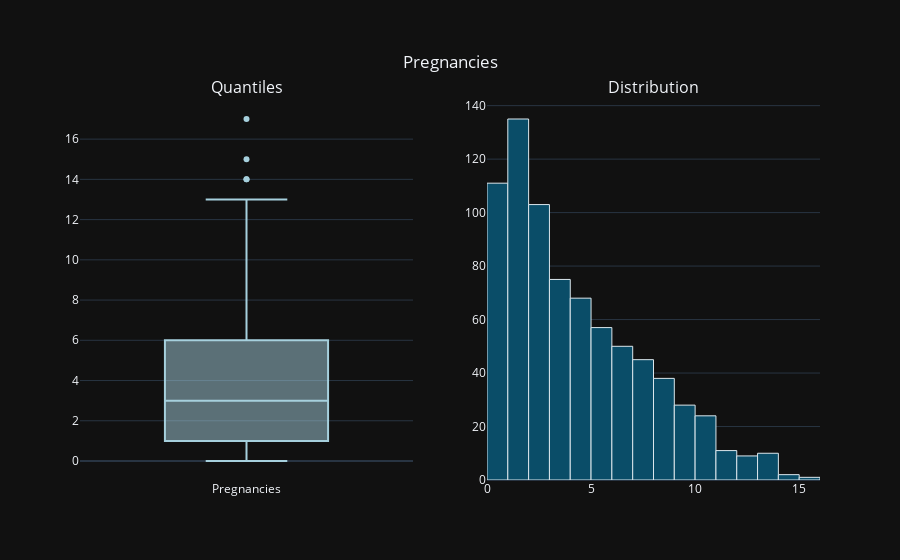
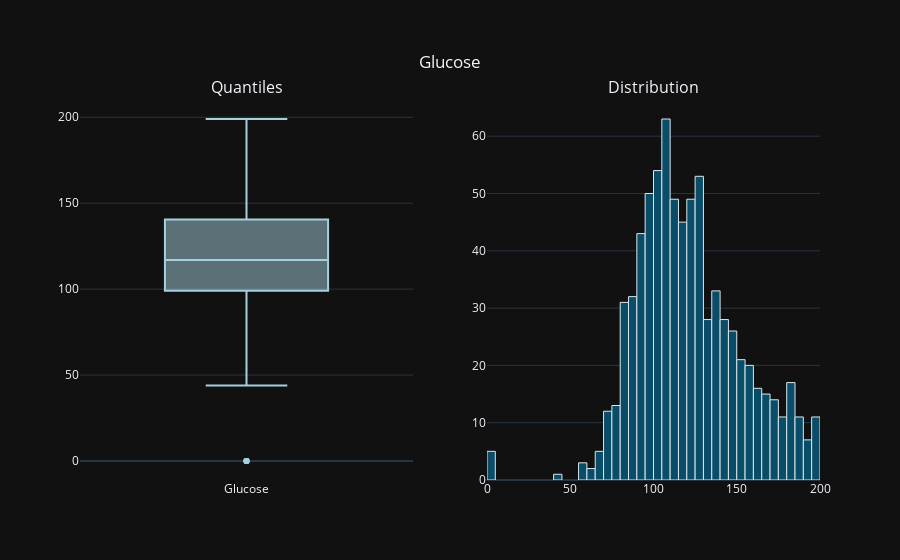
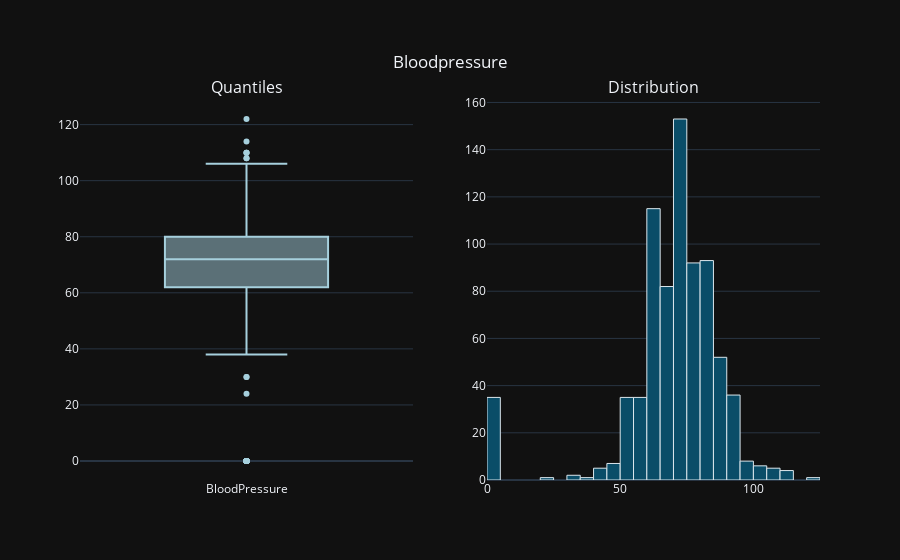
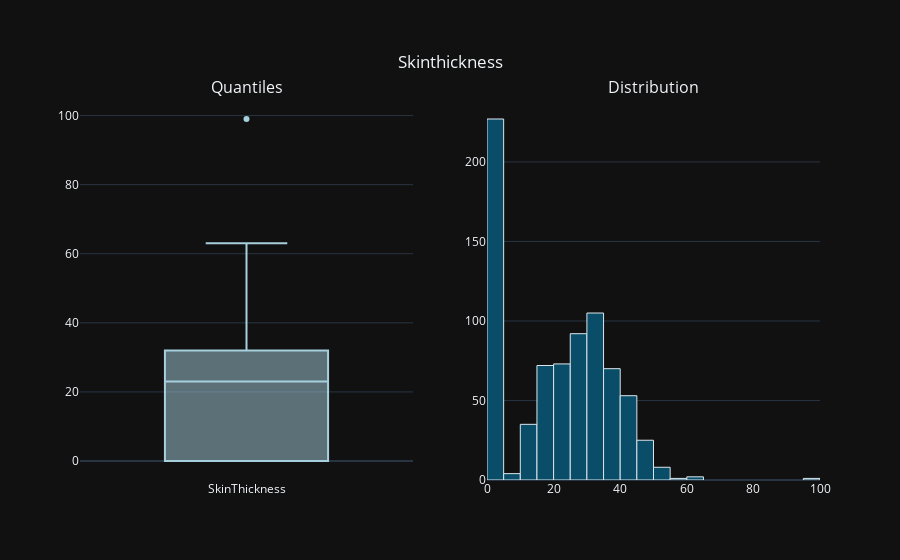

The code cell stored with these charts, in order, in its notebook:
### Code cell
for i in num_cols:
    num_var_summary(df, i)

### Figure 1 — Plotly figure (JSON) as saved in the notebook; plotly's stock layout.template omitted (floating-point values rounded to 4 significant figures; data arrays with more than 128 entries replaced by an {"elided": "..."} marker saying what was removed)
{"data": [{"marker": {"color": "#A6D0DD"}, "name": "Pregnancies", "showlegend": false, "type": "box", "xaxis": "x", "y": {"elided": "768 int values"}, "yaxis": "y"}, {"marker": {"color": "#0A4D68", "line": {"color": "#DBE6EC", "width": 1}}, "name": "Pregnancies", "showlegend": false, "type": "histogram", "x": {"elided": "768 int values"}, "xaxis": "x2", "xbins": {"end": 17, "start": 0}, "yaxis": "y2"}], "layout": {"annotations": [{"font": {"size": 16}, "showarrow": false, "text": "Quantiles", "x": 0.225, "xanchor": "center", "xref": "paper", "y": 1, "yanchor": "bottom", "yref": "paper"}, {"font": {"size": 16}, "showarrow": false, "text": "Distribution", "x": 0.775, "xanchor": "center", "xref": "paper", "y": 1, "yanchor": "bottom", "yref": "paper"}], "title": {"text": "Pregnancies", "x": 0.5, "xanchor": "center", "y": 0.9, "yanchor": "top"}, "xaxis": {"anchor": "y", "domain": [0, 0.45]}, "xaxis2": {"anchor": "y2", "domain": [0.55, 1]}, "yaxis": {"anchor": "x", "domain": [0, 1]}, "yaxis2": {"anchor": "x2", "domain": [0, 1]}}}

### Figure 2 — Plotly figure (JSON) as saved in the notebook; plotly's stock layout.template omitted (floating-point values rounded to 4 significant figures; data arrays with more than 128 entries replaced by an {"elided": "..."} marker saying what was removed)
{"data": [{"marker": {"color": "#A6D0DD"}, "name": "Glucose", "showlegend": false, "type": "box", "xaxis": "x", "y": {"elided": "768 int values"}, "yaxis": "y"}, {"marker": {"color": "#0A4D68", "line": {"color": "#DBE6EC", "width": 1}}, "name": "Glucose", "showlegend": false, "type": "histogram", "x": {"elided": "768 int values"}, "xaxis": "x2", "xbins": {"end": 199, "start": 0}, "yaxis": "y2"}], "layout": {"annotations": [{"font": {"size": 16}, "showarrow": false, "text": "Quantiles", "x": 0.225, "xanchor": "center", "xref": "paper", "y": 1, "yanchor": "bottom", "yref": "paper"}, {"font": {"size": 16}, "showarrow": false, "text": "Distribution", "x": 0.775, "xanchor": "center", "xref": "paper", "y": 1, "yanchor": "bottom", "yref": "paper"}], "title": {"text": "Glucose", "x": 0.5, "xanchor": "center", "y": 0.9, "yanchor": "top"}, "xaxis": {"anchor": "y", "domain": [0, 0.45]}, "xaxis2": {"anchor": "y2", "domain": [0.55, 1]}, "yaxis": {"anchor": "x", "domain": [0, 1]}, "yaxis2": {"anchor": "x2", "domain": [0, 1]}}}

### Figure 3 — Plotly figure (JSON) as saved in the notebook; plotly's stock layout.template omitted (floating-point values rounded to 4 significant figures; data arrays with more than 128 entries replaced by an {"elided": "..."} marker saying what was removed)
{"data": [{"marker": {"color": "#A6D0DD"}, "name": "BloodPressure", "showlegend": false, "type": "box", "xaxis": "x", "y": {"elided": "768 int values"}, "yaxis": "y"}, {"marker": {"color": "#0A4D68", "line": {"color": "#DBE6EC", "width": 1}}, "name": "BloodPressure", "showlegend": false, "type": "histogram", "x": {"elided": "768 int values"}, "xaxis": "x2", "xbins": {"end": 122, "start": 0}, "yaxis": "y2"}], "layout": {"annotations": [{"font": {"size": 16}, "showarrow": false, "text": "Quantiles", "x": 0.225, "xanchor": "center", "xref": "paper", "y": 1, "yanchor": "bottom", "yref": "paper"}, {"font": {"size": 16}, "showarrow": false, "text": "Distribution", "x": 0.775, "xanchor": "center", "xref": "paper", "y": 1, "yanchor": "bottom", "yref": "paper"}], "title": {"text": "Bloodpressure", "x": 0.5, "xanchor": "center", "y": 0.9, "yanchor": "top"}, "xaxis": {"anchor": "y", "domain": [0, 0.45]}, "xaxis2": {"anchor": "y2", "domain": [0.55, 1]}, "yaxis": {"anchor": "x", "domain": [0, 1]}, "yaxis2": {"anchor": "x2", "domain": [0, 1]}}}

### Figure 4 — Plotly figure (JSON) as saved in the notebook; plotly's stock layout.template omitted (floating-point values rounded to 4 significant figures; data arrays with more than 128 entries replaced by an {"elided": "..."} marker saying what was removed)
{"data": [{"marker": {"color": "#A6D0DD"}, "name": "SkinThickness", "showlegend": false, "type": "box", "xaxis": "x", "y": {"elided": "768 int values"}, "yaxis": "y"}, {"marker": {"color": "#0A4D68", "line": {"color": "#DBE6EC", "width": 1}}, "name": "SkinThickness", "showlegend": false, "type": "histogram", "x": {"elided": "768 int values"}, "xaxis": "x2", "xbins": {"end": 99, "start": 0}, "yaxis": "y2"}], "layout": {"annotations": [{"font": {"size": 16}, "showarrow": false, "text": "Quantiles", "x": 0.225, "xanchor": "center", "xref": "paper", "y": 1, "yanchor": "bottom", "yref": "paper"}, {"font": {"size": 16}, "showarrow": false, "text": "Distribution", "x": 0.775, "xanchor": "center", "xref": "paper", "y": 1, "yanchor": "bottom", "yref": "paper"}], "title": {"text": "Skinthickness", "x": 0.5, "xanchor": "center", "y": 0.9, "yanchor": "top"}, "xaxis": {"anchor": "y", "domain": [0, 0.45]}, "xaxis2": {"anchor": "y2", "domain": [0.55, 1]}, "yaxis": {"anchor": "x", "domain": [0, 1]}, "yaxis2": {"anchor": "x2", "domain": [0, 1]}}}
